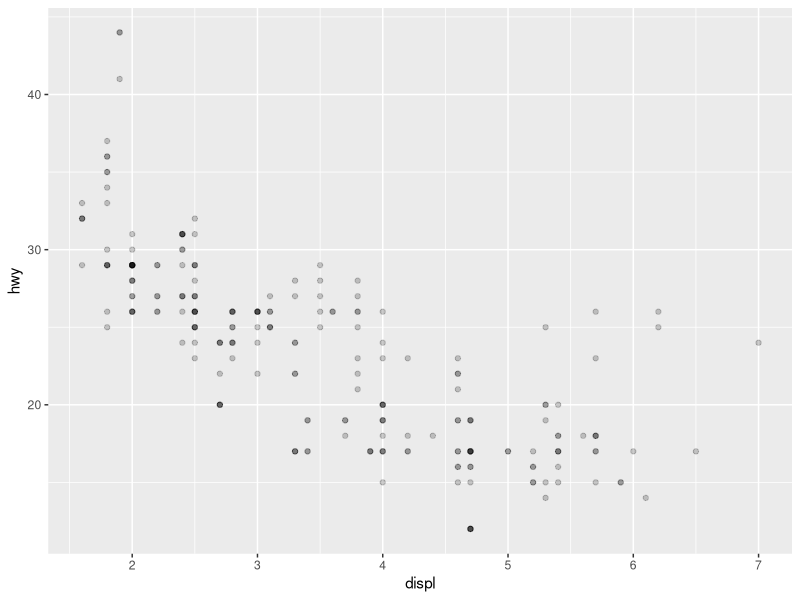
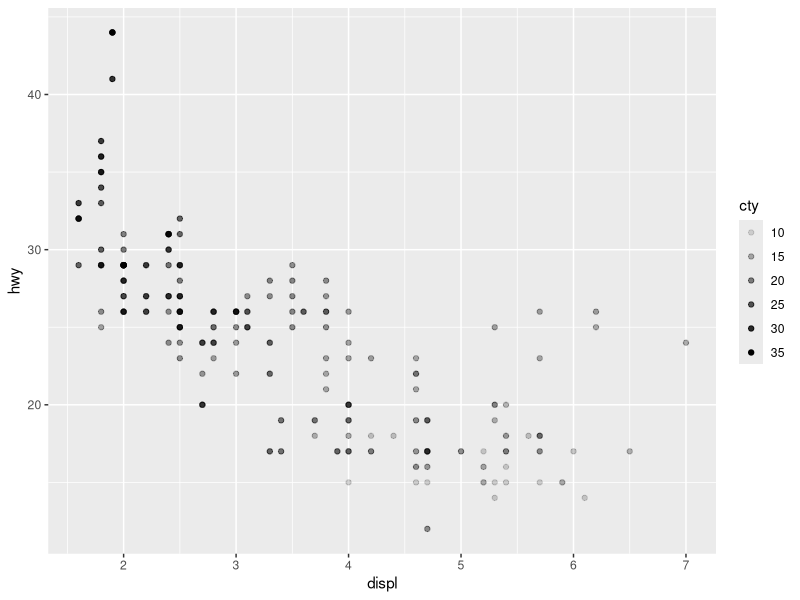

Write R code to recreate these figures, in order.
library(tidyverse)

ggplot(
  data = mpg,
  mapping = aes(x = displ, y = hwy)
) +
  geom_point(alpha = 0.2)


ggplot(
  data = mpg,
  mapping = aes(x = displ, y = hwy, alpha = cty)
) +
  geom_point()
